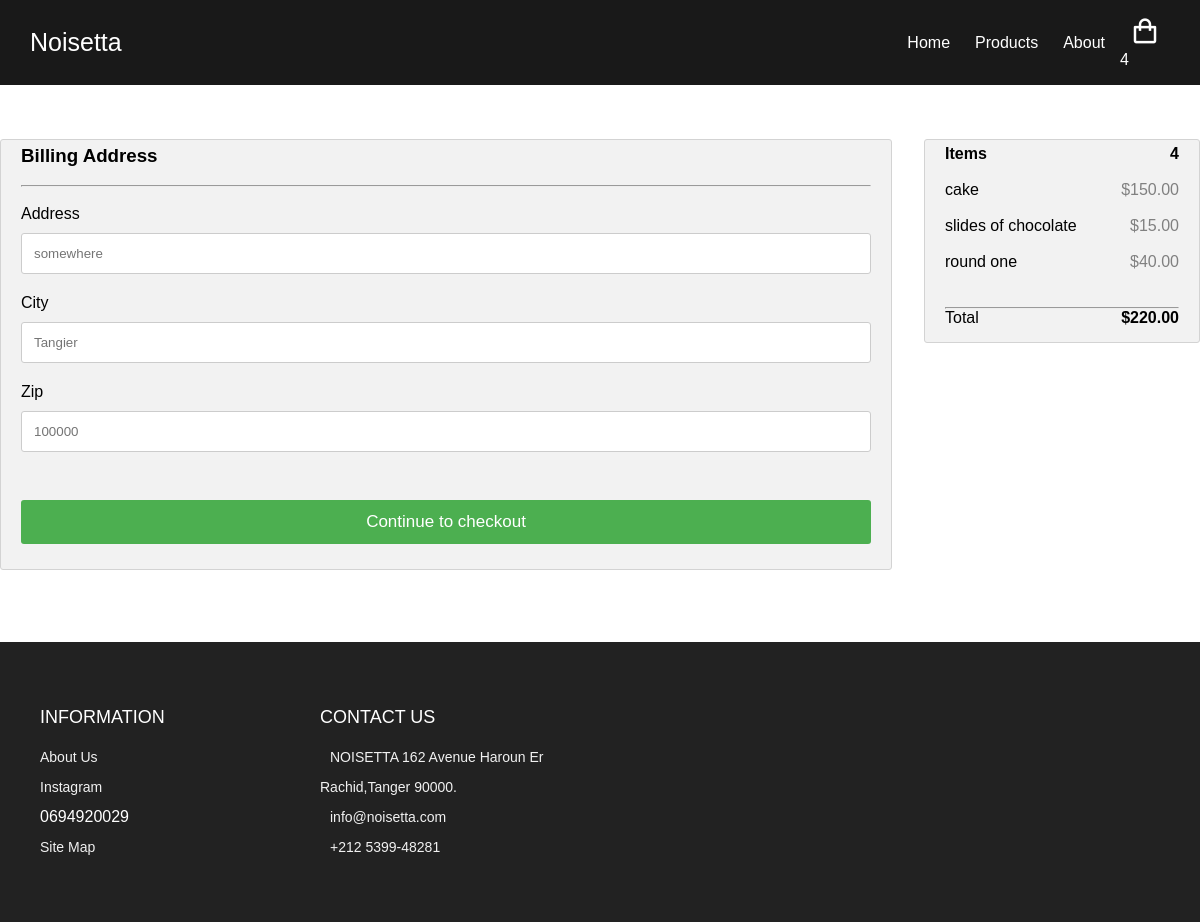
Screenshot of /checkout/ (signed in) with the database file from the repository.
### store/models.py (models this page shows, shortened)
class Order(models.Model):
    customer = models.ForeignKey(Customer,on_delete=models.SET_NULL,blank=True,null=True)
    date_ordered = models.DateTimeField(auto_now_add=True)
    complete = models.BooleanField(default=False,blank=True,null=True)
    transaction_id = models.CharField(max_length=100,null=True)
    @property
    def shipping(self):
        shipping  = False
        orderitems = self.orderitem_set.all()
        for i in orderitems:
            if i.product.digital == False:
                shipping = True
        return shipping
    @property
    def get_cart_total(self):
        orderitems =  self.orderitem_set.all()
        total = sum([item.get_total for item in orderitems])
        return total
    @property
    def get_cart_items(self):
        orderitems =  self.orderitem_set.all()
        total = sum([item.quantity for item in orderitems])
        return total

class OrderItem(models.Model):
    product = models.ForeignKey(Product,on_delete=models.SET_NULL,blank=True,null=True)
    order = models.ForeignKey(Order,on_delete=models.SET_NULL,blank=True,null=True)
    quantity = models.IntegerField(default=0,blank=True,null=True)
    date_added = models.DateTimeField(auto_now_add=True)
    @property
    def get_total(self):
        total = self.product.price * self.quantity
        return total

class Product(models.Model):
    category = models.ForeignKey(Category,on_delete=models.SET_NULL,blank=True,null=True)
    category_name = models.CharField(max_length=100,null=True,blank=True)
    name = models.CharField(max_length=100,null=True)
    description = models.TextField(default="Good one to eat",blank=True,null=True)
    featured = models.BooleanField(default=False)
    price = models.DecimalField(max_digits=8,decimal_places=2)
    digital = models.BooleanField(default=False,blank=True,null=True)
    image = models.ImageField(null=True,blank=True)

### store/views.py (the view)
# urls.py: path('checkout/',checkout,name="checkout"),
@csrf_exempt
def checkout(request):
    if request.user.is_authenticated:
        customer = request.user.customer
        order , created = Order.objects.get_or_create(customer=customer,complete=False)
        items = order.orderitem_set.all()
        cartItems = order.get_cart_items
    else :
        items = []
        order = {'get_cart_total':0,'get_cart_items':0,'shipping':False}
        cartItems = order['get_cart_items']
    context = {
        'items' : items,
        'order' : order,
        'cartItems' : cartItems
    }
    return render(request,'store/checkout.html',context)

### store/templates/store/checkout.html (shortened to what this page needs)
{% extends 'store/base.html' %}
{% load static %}
{% block content %}
<br>
<br>
<br>
<div class="row">
    <div class="col-75">
      <div class="containers">
        <form action="" id="form">
          <div class="row">
            <div id="shipping-info" class="col-50">
              <h3><b>Billing Address</b></h3>
              <br>
              <hr>
              <br>
              <label for="adr">Address</label>
              <input type="text" id="adr" name="address" placeholder="somewhere">
              <label for="city"> City</label>
              <input type="text" id="city" name="city" placeholder="Tangier">
              <div class="row">
                <div class="col-50">
                  <label for="zip">Zip</label>
                  <input type="text" id="zip" name="zipcode" placeholder="100000">
                </div>
              </div>
            </div>
          </div>
          <br>
          <input id="form-button" type="submit" value="Continue to checkout" class="btn">
        </form>
      </div>
    </div>
    <div class="col-25">
      <div class="containers">
        <h4><b>Items</b>
          <span class="price" style="color:black">
            <b>{{order.get_cart_items}}</b>
          </span>
        <br>
        <br>
        </h4>
        {% for item in items %}
          <p><a href="">{{item.product.name}}</a> <span class="price">${{item.product.price}}</span></p>
          <br>
        {% endfor %}
        <br>
        <hr>
        <p>Total <span class="price" style="color:black"><b>${{order.get_cart_total|floatformat:2}}</b></span></p>
      </div>
    </div>
  </div>
<br>
<br>
<br>
<br>
{% endblock %}

### static/css/main.css (style rules this page uses)
:root { --white: #fff; --black: #222; --pink: #f60091; --grey: #444; --grey2: #959595; --grey-alt: #d1e2e9; --yellow: #ffd800; --green: #59b210; }
*, *::before, *::after { margin: 0; padding: 0; box-sizing: inherit; }
html { scroll-behavior: smooth; box-sizing: border-box; font-size: 62.5%; }
body { font-family: "Poppins", sans-serif; font-size: 1.6rem; font-weight: 400; position: relative; z-index: 1; }
h1, h2, h3, h4 { font-weight: 500; }
a { color: inherit; text-decoration: none; }
form { position: relative; z-index: 1; }
.row { display: -ms-flexbox; display: flex; -ms-flex-wrap: wrap; flex-wrap: wrap; margin: 0 -16px; }
.col-25 { -ms-flex: 25%; flex: 25%; }
.col-50 { -ms-flex: 50%; flex: 50%; }
.col-75 { -ms-flex: 75%; flex: 75%; }
.col-25, .col-50, .col-75 { padding: 0 16px; }
.containers { background-color: #f2f2f2; padding: 5px 20px 15px 20px; border: 1px solid lightgrey; border-radius: 3px; }
input[type=text] { width: 100%; margin-bottom: 20px; padding: 12px; border: 1px solid #ccc; border-radius: 3px; }
label { margin-bottom: 10px; display: block; }
.btn { background-color: #4CAF50; color: white; padding: 12px; margin: 10px 0; border: none; width: 100%; border-radius: 3px; cursor: pointer; font-size: 17px; }
span.price { float: right; color: grey; }

### rows the page displays
Order: get_cart_items "4", get_cart_total "220.00"
OrderItem: product.name "cake", product.price "150.00"
OrderItem: product.name "slides of chocolate", product.price "15.00"
OrderItem: product.name "round one", product.price "40.00"

### other values shown
{{ cartItems }} "4"
